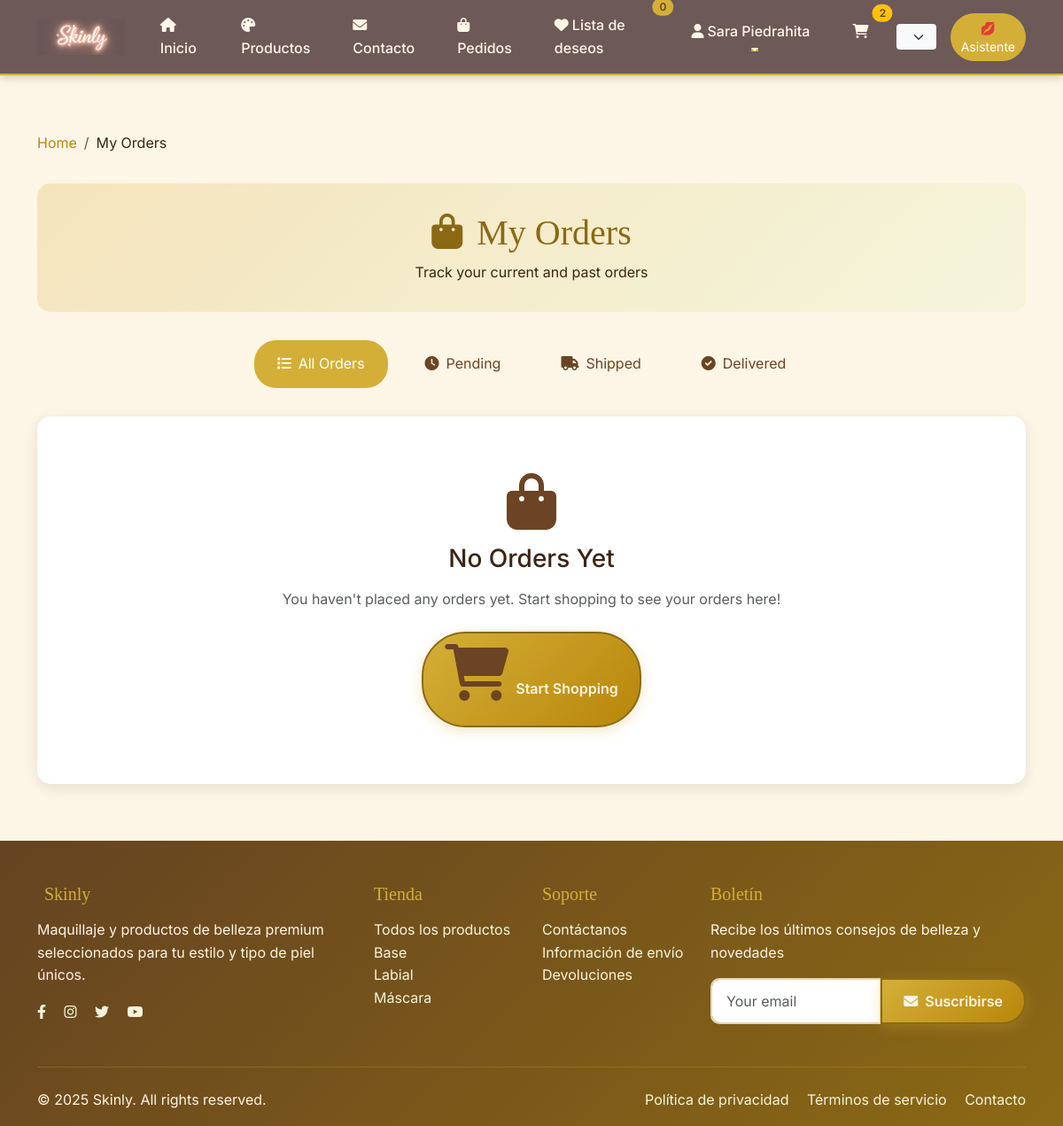
Before: /orders/ (signed in) with the older database file.
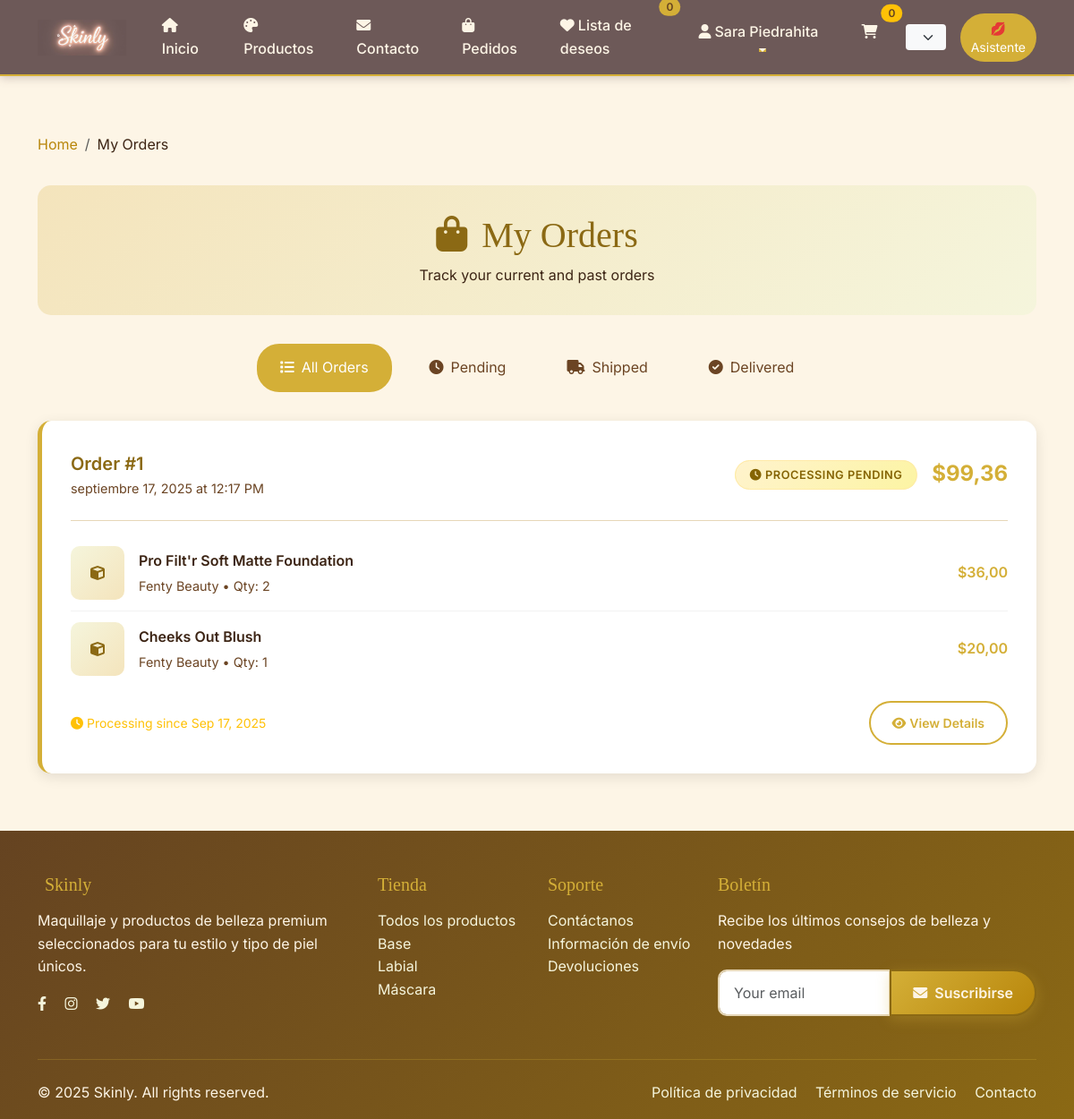
After: the same page with the newer database file.
### skinly/models/order.py (models this page shows, shortened)
class Order(models.Model):
    user = models.ForeignKey("User", on_delete=models.CASCADE, related_name="orders")
    status = models.CharField(max_length=20, choices=OrderStatus.choices, default=OrderStatus.PENDING)
    total_price = models.DecimalField(max_digits=10, decimal_places=2, default=0.00)
    created_at = models.DateTimeField(auto_now_add=True)
    updated_at = models.DateTimeField(auto_now=True)
    class Meta:
        verbose_name = "Order"
        verbose_name_plural = "Orders"

class OrderItem(models.Model):
    order = models.ForeignKey(Order, on_delete=models.CASCADE, related_name="order_items")
    product = models.ForeignKey("Product", on_delete=models.CASCADE)
    quantity = models.PositiveIntegerField(default=1)
    price = models.DecimalField(max_digits=10, decimal_places=2)
    class Meta:
        unique_together = ("order", "product")
        verbose_name = "Order Item"
        verbose_name_plural = "Order Items"

### skinly/models/product.py (models this page shows, shortened)
class Product(models.Model):
    name = models.CharField(max_length=255)
    brand = models.ForeignKey("Brand", on_delete=models.CASCADE, related_name="products")
    product_type = models.CharField(max_length=20, choices=ProductType.choices)
    finish_type = models.CharField(max_length=20, choices=FinishType.choices)
    color = models.ForeignKey("Color", on_delete=models.CASCADE, related_name="products")
    price = models.DecimalField(max_digits=10, decimal_places=2)
    skin_type_compatibility = models.CharField(
        max_length=16, choices=SkinType.choices, null=True, blank=True
    )
    stock_quantity = models.PositiveIntegerField(default=0)
    rating = models.FloatField(default=0.0)
    image = models.ImageField(upload_to='products/', blank=True, null=True)
    class Meta:
        verbose_name = "Product"
        verbose_name_plural = "Products"

class Brand(models.Model):
    name = models.CharField(max_length=255, unique=True)
    description = models.TextField(blank=True)
    class Meta:
        verbose_name = "Brand"
        verbose_name_plural = "Brands"

### skinly/main_views.py (the view)
# urls.py: path('orders/', views.order_list, name='order_list'),
@login_required
def order_list(request):
    orders = Order.objects.filter(user=request.user).order_by('-created_at')
    context = {
        'orders': orders,
    }
    return render(request, 'skinly/order_list.html', context)

### skinly/templates/skinly/order_list.html (shortened to what the changed rows need)
{% extends 'skinly/base.html' %}
{% load static %}
{% block content %}
<div class="container my-5">
    <div class="orders-header">
        <h1><i class="fas fa-shopping-bag me-3"></i>My Orders</h1>
    </div>
    <div class="tab-content">
        <div class="tab-pane fade show active" id="all-orders">
            {% if orders %}
                {% for order in orders %}
                    <div class="order-card">
                        <div class="order-header">
                            <div class="d-flex flex-column flex-md-row align-items-md-center gap-3 flex-grow-1">
                                <div>
                                    <div class="order-number">Order #{{ order.id }}</div>
                                    <div class="order-date">{{ order.created_at|date:"F d, Y" }} at {{ order.created_at|time:"g:i A" }}</div>
                                </div>
                                <div class="ms-auto">
                                    <span class="order-status status-{{ order.status|lower }}">
                                        {% if order.status == 'PENDING' %}
                                            <i class="fas fa-clock me-1"></i>Processing
                                        {% elif order.status == 'SHIPPED' %}
                                            <i class="fas fa-truck me-1"></i>Shipped
                                        {% elif order.status == 'DELIVERED' %}
                                            <i class="fas fa-check-circle me-1"></i>Delivered
                                        {% elif order.status == 'CANCELED' %}
                                            <i class="fas fa-times-circle me-1"></i>Canceled
                                        {% endif %}
                                        {{ order.get_status_display }}
                                    </span>
                                </div>
                            </div>
                            <div class="order-total">${{ order.total_price }}</div>
                        </div>
                        <div class="order-items">
                            {% for item in order.order_items.all|slice:":3" %}
                                <div class="order-item">
                                    <div class="item-image">
                                        <i class="fas fa-cube"></i>
                                    </div>
                                    <div class="item-details">
                                        <div class="item-name">{{ item.product.name }}</div>
                                        <div class="item-info">
                                            {{ item.product.brand.name }} • Qty: {{ item.quantity }}
                                        </div>
                                    </div>
                                    <div class="item-price">${{ item.price }}</div>
                                </div>
                            {% endfor %}
                        </div>
                        <div class="d-flex justify-content-between align-items-center mt-3">
                            <div>
                                {% if order.status == 'DELIVERED' %}
                                    <small class="text-success">
                                        <i class="fas fa-check me-1"></i>Delivered on {{ order.updated_at|date:"M d, Y" }}
                                    </small>
                                {% elif order.status == 'SHIPPED' %}
                                    <small class="text-info">
                                        <i class="fas fa-truck me-1"></i>Shipped on {{ order.updated_at|date:"M d, Y" }}
                                    </small>
                                {% elif order.status == 'PENDING' %}
                                    <small class="text-warning">
                                        <i class="fas fa-clock me-1"></i>Processing since {{ order.created_at|date:"M d, Y" }}
                                    </small>
                                {% endif %}
                            </div>
                            <div>
                                <a href="{% url 'skinly:order_detail' order.id %}" class="btn btn-outline-primary btn-sm">
                                    <i class="fas fa-eye me-1"></i>View Details
                                </a>
                            </div>
                        </div>
                    </div>
                {% endfor %}
            {% else %}
                <div class="empty-state">
                    <i class="fas fa-shopping-bag"></i>
                    <h3 class="mb-3">No Orders Yet</h3>
                    <p class="text-muted mb-4">You haven't placed any orders yet. Start shopping to see your orders here!</p>
                    <a href="{% url 'skinly:product_list' %}" class="btn btn-primary">
                        <i class="fas fa-shopping-cart me-2"></i>Start Shopping
                    </a>
                </div>
            {% endif %}
        </div>
    </div>
</div>
{% endblock %}

### skinly/templates/skinly/base.html (shortened to what the changed rows need)
<!DOCTYPE html>
<html lang="en">
<head>
    <link href="https://cdn.jsdelivr.net/npm/bootstrap@5.3.0/dist/css/bootstrap.min.css" rel="stylesheet">
    <link href="https://cdnjs.cloudflare.com/ajax/libs/font-awesome/6.0.0/css/all.min.css" rel="stylesheet">
</head>
<body>
    {% load i18n %}
    <nav class="navbar navbar-expand-lg sticky-top">
        <div class="container">
                {% load static %}
            <div class="collapse navbar-collapse" id="navbarNav">
                <ul class="navbar-nav">
                    {% if user.is_authenticated %}
                    <li class="nav-item">
                        <a class="nav-link position-relative" href="{% url 'skinly:cart' %}">
                            <i class="fas fa-shopping-cart"></i>
                            <span class="position-absolute top-0 start-100 translate-middle badge rounded-pill bg-warning" id="cart-count">
                                {% if user.is_authenticated %}
                                    {% with user.cart.cart_items.count as cart_count %}
                                        {{ cart_count|default:0 }}
                                    {% endwith %}
                                {% else %}
                                    0
                                {% endif %}
                            </span>
                        </a>
                    </li>
                    {% else %}
                    <li class="nav-item">
                        <a class="nav-link" href="{% url 'skinly:login' %}">
                            <i class="fas fa-sign-in-alt me-1"></i>{% trans "Login" %}
                        </a>
                    </li>
                    {% endif %}
                            {% get_current_language as LANGUAGE_CODE %}
                            {% get_available_languages as LANGUAGES %}
                </ul>
            </div>
        </div>
    </nav>
    <main>
        {% block content %}{% endblock %}
    </main>
</body>
</html>

Changed rows visible on the page:
added Order: id "1", created_at "septiembre 17, 2025", created_at "12:17 PM", shows "PROCESSING", status "PENDING", total_price "99,36", created_at "Sep 17, 2025"
added OrderItem: product.name "Pro Filt'r Soft Matte Foundation", product.brand.name "Fenty Beauty", quantity "2", price "36,00"
added OrderItem: product.name "Cheeks Out Blush", product.brand.name "Fenty Beauty", quantity "1", price "20,00"
Other visible differences:
{{ cart_count|default:0 }}: "2" → "0"
text no longer shown: "No Orders Yet You haven't placed any orders yet. Start shopping to see your orders here! Start Shopping"
